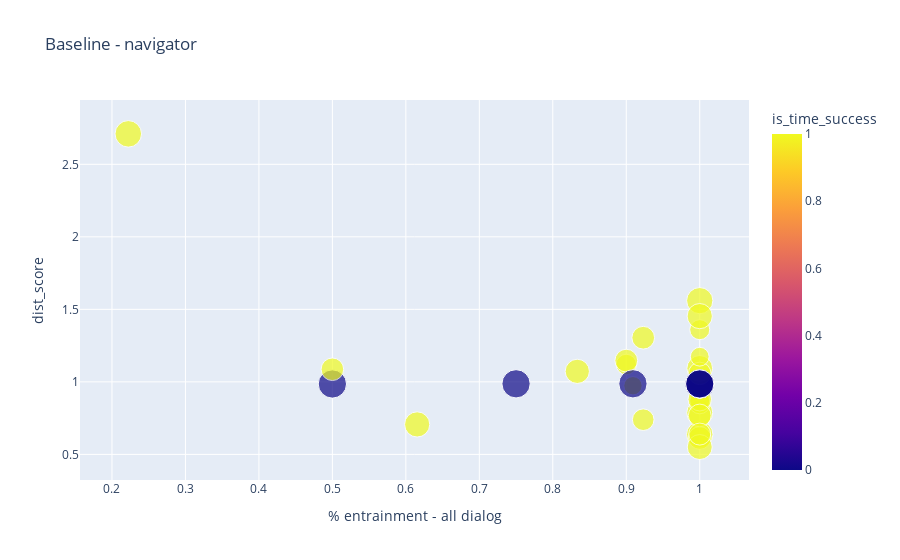
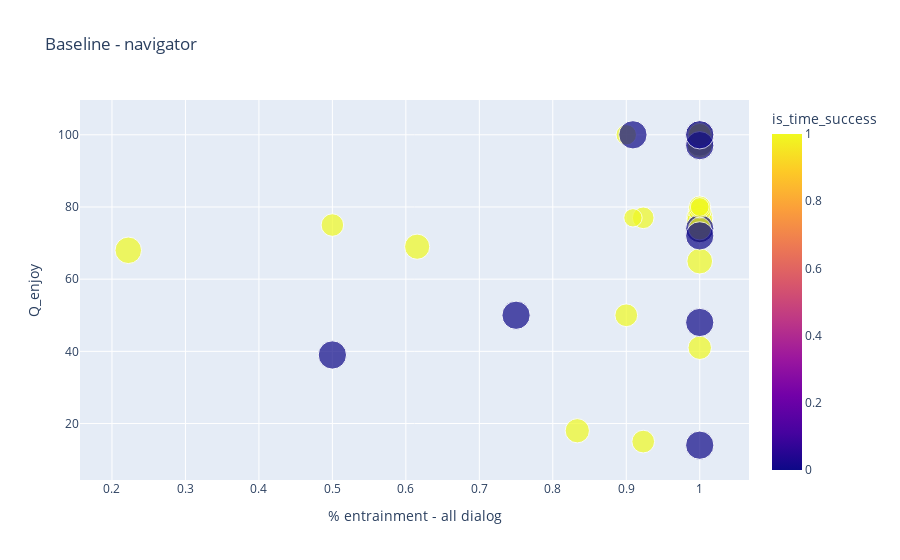
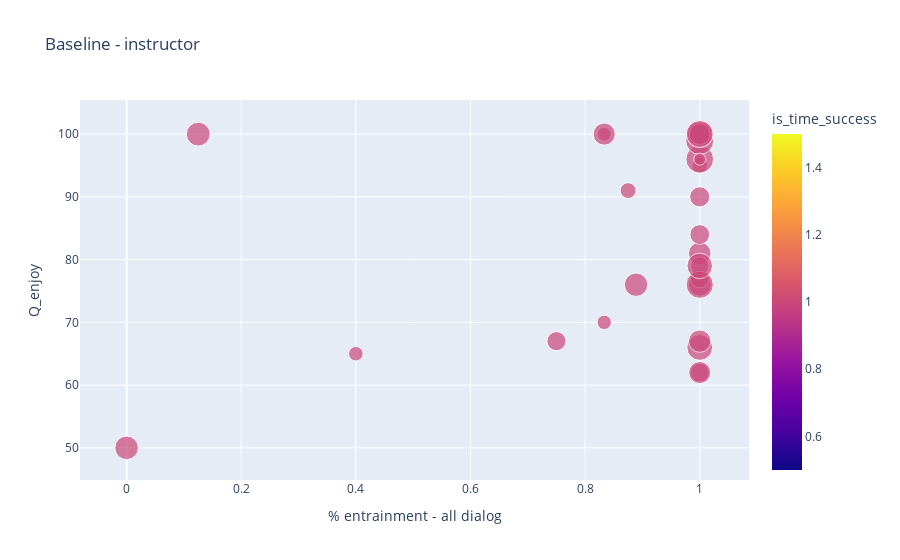
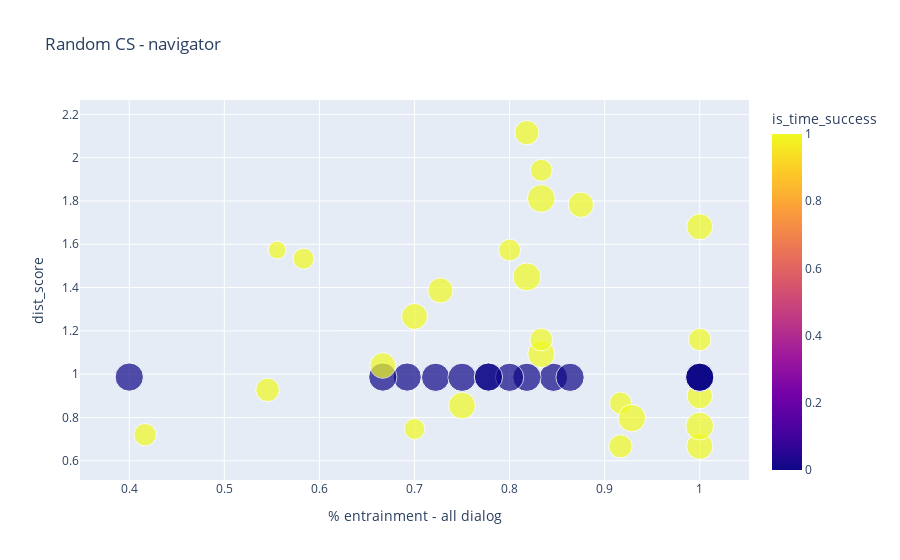

These figures' notebook cell, in order:
### Code cell
for exp in ['Baseline', 'Random CS', 'Short-context CS', 'Switch Last User CS', 'Align Last User CS']:
    exp_df = get_experiment_df(exp)
    exp_df = remove_un_imp_columns(exp_df)
    plot_corr_matt(exp_df, exp)
    
    
    for role in ['navigator', 'instructor']:
        exp_df = get_experiment_df(exp, role)
        exp_df = remove_un_imp_columns(exp_df)
        plot_corr_matt(exp_df, f'{exp} - {role}')
        
        if role == 'navigator':
            plot_2d(df=exp_df,
            x="% entrainment - all dialog",
            y="dist_score",
            color='is_time_success',
            size='game_time',
            title=f'{exp} - {role}')
        
        
        plot_2d(df=exp_df,
        x="% entrainment - all dialog",
        y="Q_enjoy",
        color='is_time_success',
        size='game_time',
        title=f'{exp} - {role}')

### Figure 1 — Plotly figure (JSON) as saved in the notebook; plotly's stock layout.template omitted (floating-point values rounded to 4 significant figures)
{"data": [{"hovertemplate": "% entrainment - all dialog=%{x}<br>dist_score=%{y}<br>game_time=%{marker.size}<br>is_time_success=%{marker.color}<extra></extra>", "legendgroup": "", "marker": {"color": [1, 1, 1, 1, 0, 0, 1, 1, 1, 1, 1, 1, 0, 1, 0, 1, 1, 1, 1, 1, 1, 0, 0, 0, 0, 1, 1, 1, 1, 1, 0, 0, 1, 1, 0, 1], "coloraxis": "coloraxis", "size": [246, 211, 236, 177, 420, 420, 366, 355, 271, 239, 212, 219, 420, 362, 420, 273, 309, 289, 370, 272, 328, 420, 420, 420, 420, 334, 273, 347, 268, 255, 420, 420, 267, 185, 420, 334], "sizemode": "area", "sizeref": 1.05, "symbol": "circle"}, "mode": "markers", "name": "", "orientation": "v", "showlegend": false, "type": "scatter", "x": [0.9231, 1, 1, 0.9091, 0.5, 0.75, 1, 1, 0.9231, 1, 1, 0.9, 1, 1, 1, 1, 0.8333, 1, 0.2222, 0.9, 1, 1, 1, 0.9091, 1, 1, 1, 1, 1, 1, 1, 1, 0.5, 1, 1, 0.6154], "xaxis": "x", "y": [0.7391, 1.36, 0.9855, 0.9733, 0.9855, 0.9867, 0.6377, 0.7867, 1.304, 0.8533, 0.8696, 1.12, 0.9855, 1.56, 0.9855, 0.6133, 1.072, 0.88, 2.71, 1.147, 0.5507, 0.9867, 0.9855, 0.9867, 0.9855, 1.453, 0.7681, 1.093, 1.058, 0.64, 0.9855, 0.9867, 1.087, 1.173, 0.9855, 0.7067], "yaxis": "y"}], "layout": {"coloraxis": {"colorbar": {"title": {"text": "is_time_success"}}, "colorscale": [[0, "#0d0887"], [0.1111, "#46039f"], [0.2222, "#7201a8"], [0.3333, "#9c179e"], [0.4444, "#bd3786"], [0.5556, "#d8576b"], [0.6667, "#ed7953"], [0.7778, "#fb9f3a"], [0.8889, "#fdca26"], [1, "#f0f921"]]}, "legend": {"itemsizing": "constant", "tracegroupgap": 0}, "title": {"text": "Baseline - navigator"}, "xaxis": {"anchor": "y", "domain": [0, 1], "title": {"text": "% entrainment - all dialog"}}, "yaxis": {"anchor": "x", "domain": [0, 1], "title": {"text": "dist_score"}}}}

### Figure 2 — Plotly figure (JSON) as saved in the notebook; plotly's stock layout.template omitted (floating-point values rounded to 4 significant figures)
{"data": [{"hovertemplate": "% entrainment - all dialog=%{x}<br>Q_enjoy=%{y}<br>game_time=%{marker.size}<br>is_time_success=%{marker.color}<extra></extra>", "legendgroup": "", "marker": {"color": [1, 1, 1, 1, 0, 0, 1, 1, 1, 1, 1, 1, 0, 1, 0, 1, 1, 1, 1, 1, 1, 0, 0, 0, 0, 1, 1, 1, 1, 1, 0, 0, 1, 1, 0, 1], "coloraxis": "coloraxis", "size": [246, 211, 236, 177, 420, 420, 366, 355, 271, 239, 212, 219, 420, 362, 420, 273, 309, 289, 370, 272, 328, 420, 420, 420, 420, 334, 273, 347, 268, 255, 420, 420, 267, 185, 420, 334], "sizemode": "area", "sizeref": 1.05, "symbol": "circle"}, "mode": "markers", "name": "", "orientation": "v", "showlegend": false, "type": "scatter", "x": [0.9231, 1, 1, 0.9091, 0.5, 0.75, 1, 1, 0.9231, 1, 1, 0.9, 1, 1, 1, 1, 0.8333, 1, 0.2222, 0.9, 1, 1, 1, 0.9091, 1, 1, 1, 1, 1, 1, 1, 1, 0.5, 1, 1, 0.6154], "xaxis": "x", "y": [77, 73, 73, 77, 39, 50, 77, 76, 15, 76, 100, 100, 98, 100, 14, 79, 18, 41, 68, 50, 97, 74, 100, 100, 48, 100, 100, 65, 74, 80, 97, 100, 75, 80, 72, 69], "yaxis": "y"}], "layout": {"coloraxis": {"colorbar": {"title": {"text": "is_time_success"}}, "colorscale": [[0, "#0d0887"], [0.1111, "#46039f"], [0.2222, "#7201a8"], [0.3333, "#9c179e"], [0.4444, "#bd3786"], [0.5556, "#d8576b"], [0.6667, "#ed7953"], [0.7778, "#fb9f3a"], [0.8889, "#fdca26"], [1, "#f0f921"]]}, "legend": {"itemsizing": "constant", "tracegroupgap": 0}, "title": {"text": "Baseline - navigator"}, "xaxis": {"anchor": "y", "domain": [0, 1], "title": {"text": "% entrainment - all dialog"}}, "yaxis": {"anchor": "x", "domain": [0, 1], "title": {"text": "Q_enjoy"}}}}

### Figure 3 — Plotly figure (JSON) as saved in the notebook; plotly's stock layout.template omitted (floating-point values rounded to 4 significant figures)
{"data": [{"hovertemplate": "% entrainment - all dialog=%{x}<br>Q_enjoy=%{y}<br>game_time=%{marker.size}<br>is_time_success=%{marker.color}<extra></extra>", "legendgroup": "", "marker": {"color": [1, 1, 1, 1, 1, 1, 1, 1, 1, 1, 1, 1, 1, 1, 1, 1, 1, 1, 1, 1, 1, 1, 1, 1, 1, 1, 1, 1, 1, 1, 1, 1, 1, 1, 1, 1], "coloraxis": "coloraxis", "size": [131, 126, 286, 108, 184, 253, 263, 345, 231, 220, 115, 155, 401, 102, 261, 190, 273, 185, 296, 288, 416, 173, 362, 189, 270, 88, 319, 227, 384, 211, 380, 254, 111, 75, 338, 203], "sizemode": "area", "sizeref": 1.04, "symbol": "circle"}, "mode": "markers", "name": "", "orientation": "v", "showlegend": false, "type": "scatter", "x": [0.875, 1, 0.8889, 0.8333, 1, 1, 1, 1, 1, 1, 1, 1, 1, 0.8333, 1, 0.75, 1, 1, 0.125, 0, 1, 1, 1, 1, 1, 1, 1, 1, 1, 1, 1, 0.8333, 0.4, 1, 1, 1], "xaxis": "x", "y": [91, 95, 76, 70, 62, 62, 81, 66, 100, 100, 100, 100, 96, 100, 67, 67, 76, 77, 100, 50, 99, 79, 100, 100, 100, 100, 100, 100, 76, 90, 100, 100, 65, 96, 79, 84], "yaxis": "y"}], "layout": {"coloraxis": {"colorbar": {"title": {"text": "is_time_success"}}, "colorscale": [[0, "#0d0887"], [0.1111, "#46039f"], [0.2222, "#7201a8"], [0.3333, "#9c179e"], [0.4444, "#bd3786"], [0.5556, "#d8576b"], [0.6667, "#ed7953"], [0.7778, "#fb9f3a"], [0.8889, "#fdca26"], [1, "#f0f921"]]}, "legend": {"itemsizing": "constant", "tracegroupgap": 0}, "title": {"text": "Baseline - instructor"}, "xaxis": {"anchor": "y", "domain": [0, 1], "title": {"text": "% entrainment - all dialog"}}, "yaxis": {"anchor": "x", "domain": [0, 1], "title": {"text": "Q_enjoy"}}}}

### Figure 4 — Plotly figure (JSON) as saved in the notebook; plotly's stock layout.template omitted (floating-point values rounded to 4 significant figures)
{"data": [{"hovertemplate": "% entrainment - all dialog=%{x}<br>dist_score=%{y}<br>game_time=%{marker.size}<br>is_time_success=%{marker.color}<extra></extra>", "legendgroup": "", "marker": {"color": [0, 0, 1, 0, 1, 1, 0, 1, 1, 1, 1, 0, 1, 1, 0, 0, 1, 1, 1, 1, 0, 0, 1, 1, 0, 0, 1, 1, 1, 1, 1, 1, 0, 1, 1, 1, 0, 0, 0, 1], "coloraxis": "coloraxis", "size": [420, 420, 339, 420, 362, 169, 420, 266, 287, 256, 398, 420, 355, 229, 420, 420, 294, 334, 404, 267, 420, 420, 311, 253, 420, 420, 379, 384, 254, 233, 337, 404, 420, 356, 411, 347, 420, 420, 420, 273], "sizemode": "area", "sizeref": 1.05, "symbol": "circle"}, "mode": "markers", "name": "", "orientation": "v", "showlegend": false, "type": "scatter", "x": [0.8462, 0.6923, 1, 1, 1, 0.5556, 0.7222, 0.4167, 0.9167, 0.9167, 0.9286, 0.6667, 1, 0.7, 0.75, 0.4, 0.5455, 0.7273, 0.8333, 1, 1, 1, 0.8182, 0.8, 1, 0.7778, 0.75, 0.8333, 0.8333, 0.5833, 0.875, 1, 0.8182, 0.7, 0.8182, 0.6667, 0.8, 0.7778, 0.8636, 0.8333], "xaxis": "x", "y": [0.9855, 0.9867, 0.8986, 0.9867, 0.6667, 1.573, 0.9855, 0.72, 0.6667, 0.8667, 0.7971, 0.9867, 1.681, 0.7467, 0.9855, 0.9867, 0.9275, 1.387, 1.812, 1.16, 0.9855, 0.9867, 2.116, 1.573, 0.9855, 0.9867, 0.8551, 1.093, 1.942, 1.533, 1.783, 0.76, 0.9855, 1.267, 1.449, 1.04, 0.9855, 0.9867, 0.9855, 1.16], "yaxis": "y"}], "layout": {"coloraxis": {"colorbar": {"title": {"text": "is_time_success"}}, "colorscale": [[0, "#0d0887"], [0.1111, "#46039f"], [0.2222, "#7201a8"], [0.3333, "#9c179e"], [0.4444, "#bd3786"], [0.5556, "#d8576b"], [0.6667, "#ed7953"], [0.7778, "#fb9f3a"], [0.8889, "#fdca26"], [1, "#f0f921"]]}, "legend": {"itemsizing": "constant", "tracegroupgap": 0}, "title": {"text": "Random CS - navigator"}, "xaxis": {"anchor": "y", "domain": [0, 1], "title": {"text": "% entrainment - all dialog"}}, "yaxis": {"anchor": "x", "domain": [0, 1], "title": {"text": "dist_score"}}}}
